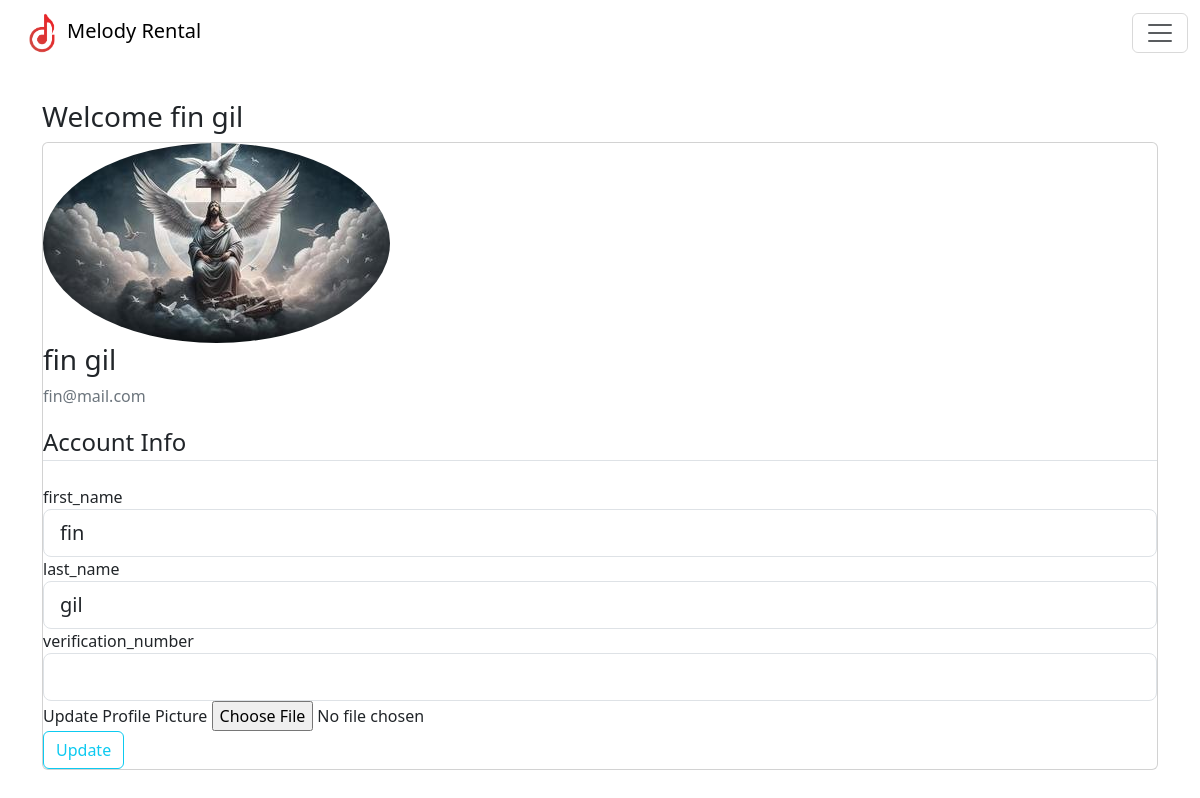
Page /account (signed in) on the committed database.
### app/models.py (models this page shows, shortened)
class User(db.Model, UserMixin):
    id = db.Column(db.Integer, primary_key=True)
    first_name = db.Column(db.String(100), nullable=False)
    last_name = db.Column(db.String(100), nullable=False)
    email = db.Column(db.String(255), unique=True, nullable=False)
    password = db.Column(db.String(60), nullable=False)
    verification_number = db.Column(db.String(25), unique=True)
    verified_user = db.Column(db.Boolean, nullable=False, default=False)
    created_at = db.Column(db.DateTime, nullable=False, default=datetime.utcnow)
    image_file = db.Column(db.String(50), nullable=False, default='default.jpg')
    posts = db.relationship('Post', backref='author', lazy=True)
    reviews = db.relationship('Review', backref='author1', lazy=True)
    rented = db.relationship('Agreement', backref='author4', lazy=True)

### app/routes.py (the view)
@app.route('/account', methods=['GET', 'POST'])
@login_required
def account():
    form = UpdateAccountForm()
    if form.validate_on_submit():
        if form.picture.data:
            picture_file = save_picture(form.picture.data)
            current_user.image_file = picture_file
        current_user.first_name = form.first_name.data
        current_user.last_name = form.last_name.data
        current_user.verification_number = form.verification_number.data
        db.session.commit()
        flash('Your account has been updated!', 'success')
        return redirect(url_for('account'))
    elif request.method == 'GET':
        form.first_name.data = current_user.first_name
        form.last_name.data = current_user.last_name
        form.verification_number.data = current_user.verification_number
    image_file = url_for('static', filename='images/profile_pic/' + current_user.image_file)
    return render_template('account.html', title='Account', image_file=image_file, form=form)

### app/forms.py (shortened to what this page needs)
class UpdateAccountForm(FlaskForm):
    first_name = StringField('first_name', validators=[DataRequired(), Length(min=2, max=100)])
    last_name = StringField('last_name', validators=[DataRequired(), Length(min=2, max=100)])
    verification_number = StringField('verification_number', validators=[DataRequired(), Length(min=6, max=25)])
    picture = FileField('Update Profile Picture', validators=[FileAllowed(['jpg', 'png'])])
    submit = SubmitField('Update')

### app/models.py (called while the page is built)
@login_manager.user_loader
def load_user(user_id):
    return User.query.get(int(user_id))

### app/templates/account.html (shortened to what this page needs)
{% extends 'base.html' %}
{% block content %}
    <h3 class="posts-display">Welcome {{ current_user.first_name }} {{ current_user.last_name }}</h3>
    <div class="content-section card">
        <div class="media">
            <img src="{{ image_file }}" alt="profile_image" class="rounded-circle account-img">
            <h3 class="account-heading">{{ current_user.first_name }} {{ current_user.last_name }}</h3>
            <p class="text-secondary">{{ current_user.email }}</p>
        </div>
        <form method="POST" action="" enctype="multipart/form-data">
            <fieldset class="form-group">
                <legend class="border-bottom mb-4">Account Info</legend>
                <div class="form-group">
                    {{ form.first_name.label(class='form-check-label') }}
                    {% if form.first_name.error %}
                        {{ form.first_name(class="form-control form-control-lg is-invalid") }}
                        <div class="invalid-feedback">
                            {% for error in form.first_name.errors %}
                                <span>{{ error }}</span>
                            {% endfor %}
                        </div>
                    {% else %}
                        {{ form.first_name(class='form-control form-control-lg') }}
                    {% endif %}
                </div>
                <div class="form-group">
                    {{ form.last_name.label(class='form-check-label') }}
                    {% if form.last_name.error %}
                        {{ form.last_name(class="form-control form-control-lg is-invalid") }}
                        <div class="invalid-feedback">
                            {% for error in form.last_name.errors %}
                                <span>{{ error }}</span>
                            {% endfor %}
                        </div>
                    {% else %}
                        {{ form.last_name(class='form-control form-control-lg') }}
                    {% endif %}
                </div>
                <div class="form-group">
                    {{ form.verification_number.label(class='form-check-label') }}
                    {% if form.verification_number.error %}
                        {{ form.verification_number(class="form-control form-control-lg is-invalid") }}
                        <div class="invalid-feedback">
                            {% for error in form.verification_number.errors %}
                                <span>{{ error }}</span>
                            {% endfor %}
                        </div>
                    {% else %}
                        {{ form.verification_number(class='form-control form-control-lg') }}
                    {% endif %}
                </div>
                <div class="form-group">
                    {{ form.picture.label() }}
                    {{ form.picture(class="form-control-file") }}
                </div>
            </fieldset>
            <div class="form-group">
                {{ form.submit(class="btn btn-outline-info") }}
            </div>
        </form>
    </div>
{% endblock %}

### app/static/css/styles.css (style rules this page uses)
body { box-sizing: content-box; width:95%; margin: 0 auto; }
.selector-for-some-widget { box-sizing: content-box; }
.posts-display { margin-top: 100px; }

### rows in the picture
User: first_name "fin", last_name "gil", email "fin@mail.com"
